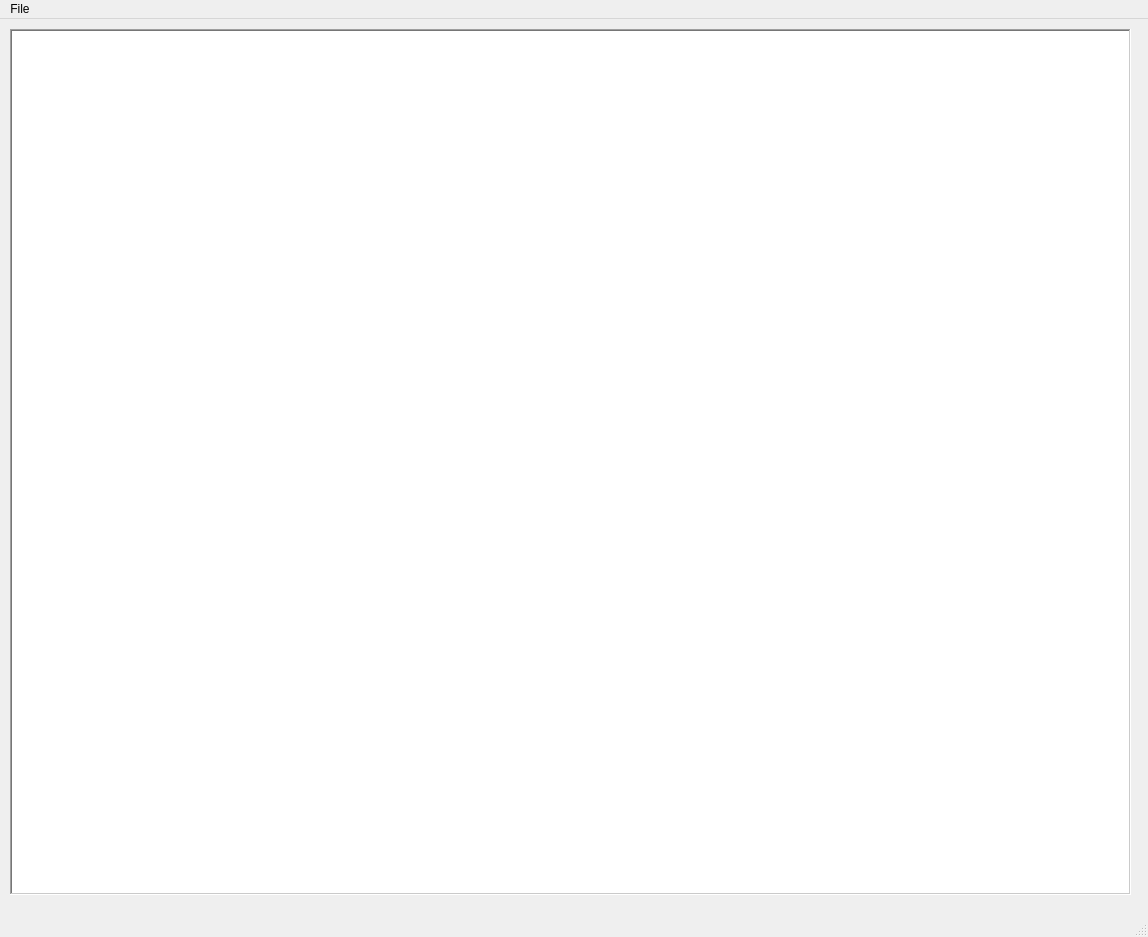
<?xml version="1.0" encoding="UTF-8"?>
<ui version="4.0">
 <class>Report</class>
 <widget class="QMainWindow" name="Report">
  <property name="geometry">
   <rect>
    <x>0</x>
    <y>0</y>
    <width>1148</width>
    <height>937</height>
   </rect>
  </property>
  <property name="windowTitle">
   <string>ROI Analysis Report</string>
  </property>
  <widget class="QWidget" name="centralwidget">
   <widget class="QTextEdit" name="txtReport">
    <property name="geometry">
     <rect>
      <x>10</x>
      <y>10</y>
      <width>1121</width>
      <height>866</height>
     </rect>
    </property>
    <property name="font">
     <font>
      <family>Consolas</family>
      <pointsize>8</pointsize>
      <kerning>false</kerning>
     </font>
    </property>
    <property name="frameShape">
     <enum>QFrame::WinPanel</enum>
    </property>
    <property name="documentTitle">
     <string extracomment="Results"/>
    </property>
   </widget>
  </widget>
  <widget class="QMenuBar" name="menubar">
   <property name="geometry">
    <rect>
     <x>0</x>
     <y>0</y>
     <width>1148</width>
     <height>21</height>
    </rect>
   </property>
   <widget class="QMenu" name="menuFile">
    <property name="title">
     <string>File</string>
    </property>
    <addaction name="actionSave"/>
   </widget>
   <addaction name="menuFile"/>
  </widget>
  <widget class="QStatusBar" name="statusbar"/>
  <action name="actionSave">
   <property name="text">
    <string>Save</string>
   </property>
  </action>
  <action name="actionClear_Report">
   <property name="text">
    <string>Clear Report</string>
   </property>
  </action>
 </widget>
 <resources/>
 <connections/>
</ui>
